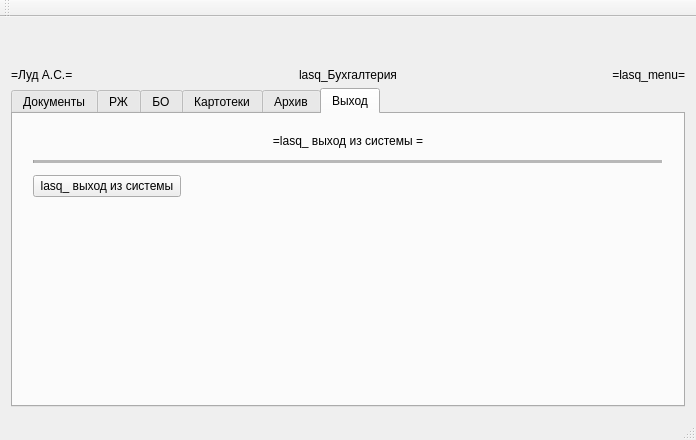
<?xml version="1.0" encoding="UTF-8"?>
<ui version="4.0">
 <class>lasq_menu</class>
 <widget class="QMainWindow" name="lasq_menu">
  <property name="geometry">
   <rect>
    <x>0</x>
    <y>0</y>
    <width>696</width>
    <height>440</height>
   </rect>
  </property>
  <property name="windowTitle">
   <string>lasq_menu</string>
  </property>
  <widget class="QWidget" name="centralWidget">
   <layout class="QVBoxLayout" name="verticalLayout">
    <item>
     <widget class="QLabel" name="lasq_menu_xxtxt1_l">
      <property name="sizePolicy">
       <sizepolicy hsizetype="Preferred" vsizetype="Preferred">
        <horstretch>0</horstretch>
        <verstretch>0</verstretch>
       </sizepolicy>
      </property>
      <property name="text">
       <string/>
      </property>
      <property name="alignment">
       <set>Qt::AlignCenter</set>
      </property>
     </widget>
    </item>
    <item>
     <widget class="QLabel" name="lasq_menu_xxtxt2_l">
      <property name="text">
       <string/>
      </property>
      <property name="alignment">
       <set>Qt::AlignCenter</set>
      </property>
     </widget>
    </item>
    <item>
     <layout class="QHBoxLayout" name="horizontalLayout">
      <item>
       <widget class="QLabel" name="lasq_menu_xxlas_l">
        <property name="sizePolicy">
         <sizepolicy hsizetype="Preferred" vsizetype="Preferred">
          <horstretch>0</horstretch>
          <verstretch>0</verstretch>
         </sizepolicy>
        </property>
        <property name="text">
         <string>=Луд А.С.=</string>
        </property>
       </widget>
      </item>
      <item>
       <widget class="QLabel" name="lasq_menu_xxtitle_l">
        <property name="text">
         <string>lasq_Бухгалтерия</string>
        </property>
        <property name="alignment">
         <set>Qt::AlignCenter</set>
        </property>
       </widget>
      </item>
      <item>
       <widget class="QLabel" name="lasq_menu_xxprg_l">
        <property name="text">
         <string>=lasq_menu=</string>
        </property>
        <property name="alignment">
         <set>Qt::AlignRight|Qt::AlignTrailing|Qt::AlignVCenter</set>
        </property>
       </widget>
      </item>
     </layout>
    </item>
    <item>
     <widget class="QTabWidget" name="lasq_menu_p">
      <property name="autoFillBackground">
       <bool>false</bool>
      </property>
      <property name="currentIndex">
       <number>5</number>
      </property>
      <widget class="QWidget" name="lasq_menu_dok_p">
       <property name="sizePolicy">
        <sizepolicy hsizetype="Preferred" vsizetype="Preferred">
         <horstretch>0</horstretch>
         <verstretch>0</verstretch>
        </sizepolicy>
       </property>
       <property name="autoFillBackground">
        <bool>false</bool>
       </property>
       <attribute name="title">
        <string>Документы</string>
       </attribute>
       <layout class="QVBoxLayout" name="verticalLayout_2">
        <property name="spacing">
         <number>12</number>
        </property>
        <property name="leftMargin">
         <number>20</number>
        </property>
        <property name="topMargin">
         <number>20</number>
        </property>
        <property name="rightMargin">
         <number>20</number>
        </property>
        <property name="bottomMargin">
         <number>20</number>
        </property>
        <item>
         <widget class="QLabel" name="lasq_menu_dok_title_l">
          <property name="sizePolicy">
           <sizepolicy hsizetype="Minimum" vsizetype="Fixed">
            <horstretch>0</horstretch>
            <verstretch>0</verstretch>
           </sizepolicy>
          </property>
          <property name="text">
           <string>=lasq_ ввод и разноска первичных документов =</string>
          </property>
          <property name="alignment">
           <set>Qt::AlignCenter</set>
          </property>
         </widget>
        </item>
        <item>
         <widget class="Line" name="lasq_menu_dok_rzd_l">
          <property name="frameShadow">
           <enum>QFrame::Sunken</enum>
          </property>
          <property name="lineWidth">
           <number>1</number>
          </property>
          <property name="midLineWidth">
           <number>4</number>
          </property>
          <property name="orientation">
           <enum>Qt::Horizontal</enum>
          </property>
         </widget>
        </item>
        <item>
         <widget class="QPushButton" name="lasq_menu_dok_cdstt_c">
          <property name="sizePolicy">
           <sizepolicy hsizetype="Maximum" vsizetype="Fixed">
            <horstretch>0</horstretch>
            <verstretch>0</verstretch>
           </sizepolicy>
          </property>
          <property name="text">
           <string> lasq_ввод текущей даты </string>
          </property>
         </widget>
        </item>
        <item>
         <widget class="Line" name="lasq_menu_dok_rzd1_l">
          <property name="orientation">
           <enum>Qt::Horizontal</enum>
          </property>
         </widget>
        </item>
        <item>
         <widget class="QPushButton" name="lasq_menu_dok_pdsxx_c">
          <property name="sizePolicy">
           <sizepolicy hsizetype="Fixed" vsizetype="Fixed">
            <horstretch>0</horstretch>
            <verstretch>0</verstretch>
           </sizepolicy>
          </property>
          <property name="text">
           <string> lasq_ввод и разноска первичного документа (ПД) </string>
          </property>
         </widget>
        </item>
        <item>
         <spacer name="verticalSpacer">
          <property name="orientation">
           <enum>Qt::Vertical</enum>
          </property>
          <property name="sizeHint" stdset="0">
           <size>
            <width>20</width>
            <height>40</height>
           </size>
          </property>
         </spacer>
        </item>
       </layout>
      </widget>
      <widget class="QWidget" name="lasq_menu_rj_p">
       <attribute name="title">
        <string>РЖ</string>
       </attribute>
       <layout class="QVBoxLayout" name="verticalLayout_3">
        <property name="spacing">
         <number>12</number>
        </property>
        <property name="leftMargin">
         <number>20</number>
        </property>
        <property name="topMargin">
         <number>20</number>
        </property>
        <property name="rightMargin">
         <number>20</number>
        </property>
        <property name="bottomMargin">
         <number>20</number>
        </property>
        <item>
         <widget class="QLabel" name="lasq_menu_rj_title_l">
          <property name="sizePolicy">
           <sizepolicy hsizetype="Minimum" vsizetype="Fixed">
            <horstretch>0</horstretch>
            <verstretch>0</verstretch>
           </sizepolicy>
          </property>
          <property name="text">
           <string>=lasq_ работа с рег журналом и книгой счетов =</string>
          </property>
          <property name="alignment">
           <set>Qt::AlignCenter</set>
          </property>
         </widget>
        </item>
        <item>
         <widget class="Line" name="lasq_menu_rj_rzd_l">
          <property name="frameShadow">
           <enum>QFrame::Sunken</enum>
          </property>
          <property name="lineWidth">
           <number>1</number>
          </property>
          <property name="midLineWidth">
           <number>4</number>
          </property>
          <property name="orientation">
           <enum>Qt::Horizontal</enum>
          </property>
         </widget>
        </item>
        <item>
         <widget class="QPushButton" name="lasq_menu_rj_rjsxx_c">
          <property name="sizePolicy">
           <sizepolicy hsizetype="Maximum" vsizetype="Fixed">
            <horstretch>0</horstretch>
            <verstretch>0</verstretch>
           </sizepolicy>
          </property>
          <property name="text">
           <string> lasq_регистрационный журнал (РЖ) </string>
          </property>
         </widget>
        </item>
        <item>
         <widget class="QPushButton" name="lasq_menu_rj_rjtks_c">
          <property name="sizePolicy">
           <sizepolicy hsizetype="Maximum" vsizetype="Fixed">
            <horstretch>0</horstretch>
            <verstretch>0</verstretch>
           </sizepolicy>
          </property>
          <property name="text">
           <string> lasq_формирование книги счетов из рег журнала </string>
          </property>
         </widget>
        </item>
        <item>
         <widget class="QPushButton" name="lasq_menu_rj_kssrr_c">
          <property name="sizePolicy">
           <sizepolicy hsizetype="Maximum" vsizetype="Fixed">
            <horstretch>0</horstretch>
            <verstretch>0</verstretch>
           </sizepolicy>
          </property>
          <property name="text">
           <string> lasq_книга счетов (КС) </string>
          </property>
         </widget>
        </item>
        <item>
         <spacer name="verticalSpacer_2">
          <property name="orientation">
           <enum>Qt::Vertical</enum>
          </property>
          <property name="sizeHint" stdset="0">
           <size>
            <width>20</width>
            <height>40</height>
           </size>
          </property>
         </spacer>
        </item>
       </layout>
      </widget>
      <widget class="QWidget" name="lasq_menu_bo_p">
       <attribute name="title">
        <string>БО</string>
       </attribute>
       <layout class="QVBoxLayout" name="verticalLayout_4">
        <property name="spacing">
         <number>12</number>
        </property>
        <property name="leftMargin">
         <number>20</number>
        </property>
        <property name="topMargin">
         <number>20</number>
        </property>
        <property name="rightMargin">
         <number>20</number>
        </property>
        <property name="bottomMargin">
         <number>20</number>
        </property>
        <item>
         <widget class="QLabel" name="lasq_menu_bo_title_l">
          <property name="sizePolicy">
           <sizepolicy hsizetype="Minimum" vsizetype="Fixed">
            <horstretch>0</horstretch>
            <verstretch>0</verstretch>
           </sizepolicy>
          </property>
          <property name="text">
           <string>=lasq_ формирование балансовой отчетности =</string>
          </property>
          <property name="alignment">
           <set>Qt::AlignCenter</set>
          </property>
         </widget>
        </item>
        <item>
         <widget class="Line" name="lasq_menu_bo_rzd_l">
          <property name="frameShadow">
           <enum>QFrame::Sunken</enum>
          </property>
          <property name="lineWidth">
           <number>1</number>
          </property>
          <property name="midLineWidth">
           <number>4</number>
          </property>
          <property name="orientation">
           <enum>Qt::Horizontal</enum>
          </property>
         </widget>
        </item>
        <item>
         <widget class="QPushButton" name="lasq_menu_bo_cdsff_c">
          <property name="sizePolicy">
           <sizepolicy hsizetype="Maximum" vsizetype="Fixed">
            <horstretch>0</horstretch>
            <verstretch>0</verstretch>
           </sizepolicy>
          </property>
          <property name="text">
           <string> lasq_ определение отчетных форм </string>
          </property>
         </widget>
        </item>
        <item>
         <widget class="Line" name="lasq_menu_bo_rzd1_l">
          <property name="orientation">
           <enum>Qt::Horizontal</enum>
          </property>
         </widget>
        </item>
        <item>
         <widget class="QPushButton" name="lasq_menu_bo_ksroo_c">
          <property name="sizePolicy">
           <sizepolicy hsizetype="Fixed" vsizetype="Fixed">
            <horstretch>0</horstretch>
            <verstretch>0</verstretch>
           </sizepolicy>
          </property>
          <property name="text">
           <string> lasq_ оборотно-сальдовая ведомость </string>
          </property>
         </widget>
        </item>
        <item>
         <widget class="QPushButton" name="lasq_menu_bo_ksrvv_c">
          <property name="sizePolicy">
           <sizepolicy hsizetype="Fixed" vsizetype="Fixed">
            <horstretch>0</horstretch>
            <verstretch>0</verstretch>
           </sizepolicy>
          </property>
          <property name="text">
           <string> lasq_ балансовая ведомость </string>
          </property>
         </widget>
        </item>
        <item>
         <widget class="QPushButton" name="lasq_menu_bo_ksrjj_c">
          <property name="sizePolicy">
           <sizepolicy hsizetype="Fixed" vsizetype="Fixed">
            <horstretch>0</horstretch>
            <verstretch>0</verstretch>
           </sizepolicy>
          </property>
          <property name="text">
           <string> lasq_ журнал-ордер </string>
          </property>
         </widget>
        </item>
        <item>
         <spacer name="verticalSpacer_3">
          <property name="orientation">
           <enum>Qt::Vertical</enum>
          </property>
          <property name="sizeHint" stdset="0">
           <size>
            <width>20</width>
            <height>40</height>
           </size>
          </property>
         </spacer>
        </item>
       </layout>
      </widget>
      <widget class="QWidget" name="lasq_menu_krt_p">
       <attribute name="title">
        <string>Картотеки</string>
       </attribute>
       <layout class="QVBoxLayout" name="verticalLayout_5">
        <property name="spacing">
         <number>12</number>
        </property>
        <property name="leftMargin">
         <number>20</number>
        </property>
        <property name="topMargin">
         <number>20</number>
        </property>
        <property name="rightMargin">
         <number>20</number>
        </property>
        <property name="bottomMargin">
         <number>20</number>
        </property>
        <item>
         <widget class="QLabel" name="lasq_menu_krt_title_l">
          <property name="sizePolicy">
           <sizepolicy hsizetype="Minimum" vsizetype="Fixed">
            <horstretch>0</horstretch>
            <verstretch>0</verstretch>
           </sizepolicy>
          </property>
          <property name="text">
           <string>=lasq_ сопровождение картотек(справочников) =</string>
          </property>
          <property name="alignment">
           <set>Qt::AlignCenter</set>
          </property>
         </widget>
        </item>
        <item>
         <widget class="Line" name="lasq_menu_krt_rzd_l">
          <property name="frameShadow">
           <enum>QFrame::Sunken</enum>
          </property>
          <property name="lineWidth">
           <number>1</number>
          </property>
          <property name="midLineWidth">
           <number>4</number>
          </property>
          <property name="orientation">
           <enum>Qt::Horizontal</enum>
          </property>
         </widget>
        </item>
        <item>
         <widget class="QPushButton" name="lasq_menu_krt_tosxx_c">
          <property name="sizePolicy">
           <sizepolicy hsizetype="Maximum" vsizetype="Fixed">
            <horstretch>0</horstretch>
            <verstretch>0</verstretch>
           </sizepolicy>
          </property>
          <property name="text">
           <string> lasq_ типовые операции (ТХО) </string>
          </property>
         </widget>
        </item>
        <item>
         <widget class="Line" name="lasq_menu_krt_rzd1_l">
          <property name="orientation">
           <enum>Qt::Horizontal</enum>
          </property>
         </widget>
        </item>
        <item>
         <widget class="QPushButton" name="lasq_menu_krt_cdsnn_c">
          <property name="sizePolicy">
           <sizepolicy hsizetype="Fixed" vsizetype="Fixed">
            <horstretch>0</horstretch>
            <verstretch>0</verstretch>
           </sizepolicy>
          </property>
          <property name="text">
           <string> lasq_ настройка АРМа </string>
          </property>
         </widget>
        </item>
        <item>
         <spacer name="verticalSpacer_4">
          <property name="orientation">
           <enum>Qt::Vertical</enum>
          </property>
          <property name="sizeHint" stdset="0">
           <size>
            <width>20</width>
            <height>40</height>
           </size>
          </property>
         </spacer>
        </item>
       </layout>
      </widget>
      <widget class="QWidget" name="lasq_menu_arch_p">
       <attribute name="title">
        <string>Архив</string>
       </attribute>
       <layout class="QVBoxLayout" name="verticalLayout_6">
        <property name="spacing">
         <number>12</number>
        </property>
        <property name="leftMargin">
         <number>20</number>
        </property>
        <property name="topMargin">
         <number>20</number>
        </property>
        <property name="rightMargin">
         <number>20</number>
        </property>
        <property name="bottomMargin">
         <number>20</number>
        </property>
        <item>
         <widget class="QLabel" name="lasq_menu_arch_title_l">
          <property name="sizePolicy">
           <sizepolicy hsizetype="Minimum" vsizetype="Fixed">
            <horstretch>0</horstretch>
            <verstretch>0</verstretch>
           </sizepolicy>
          </property>
          <property name="text">
           <string>=lasq_ ведение архивов =</string>
          </property>
          <property name="alignment">
           <set>Qt::AlignCenter</set>
          </property>
         </widget>
        </item>
        <item>
         <widget class="Line" name="lasq_menu_arch_rzd_l">
          <property name="frameShadow">
           <enum>QFrame::Sunken</enum>
          </property>
          <property name="lineWidth">
           <number>1</number>
          </property>
          <property name="midLineWidth">
           <number>4</number>
          </property>
          <property name="orientation">
           <enum>Qt::Horizontal</enum>
          </property>
         </widget>
        </item>
        <item>
         <widget class="QPushButton" name="lasq_menu_arch_xxssave_c">
          <property name="sizePolicy">
           <sizepolicy hsizetype="Maximum" vsizetype="Fixed">
            <horstretch>0</horstretch>
            <verstretch>0</verstretch>
           </sizepolicy>
          </property>
          <property name="text">
           <string> lasq_сохранение системы </string>
          </property>
         </widget>
        </item>
        <item>
         <widget class="QPushButton" name="lasq_menu_arch_xxsrest_c">
          <property name="sizePolicy">
           <sizepolicy hsizetype="Maximum" vsizetype="Fixed">
            <horstretch>0</horstretch>
            <verstretch>0</verstretch>
           </sizepolicy>
          </property>
          <property name="text">
           <string> lasq_восстановление системы </string>
          </property>
         </widget>
        </item>
        <item>
         <spacer name="verticalSpacer_5">
          <property name="orientation">
           <enum>Qt::Vertical</enum>
          </property>
          <property name="sizeHint" stdset="0">
           <size>
            <width>20</width>
            <height>40</height>
           </size>
          </property>
         </spacer>
        </item>
       </layout>
      </widget>
      <widget class="QWidget" name="lasq_menu_end_p">
       <attribute name="title">
        <string>Выход</string>
       </attribute>
       <layout class="QVBoxLayout" name="verticalLayout_7">
        <property name="spacing">
         <number>12</number>
        </property>
        <property name="leftMargin">
         <number>20</number>
        </property>
        <property name="topMargin">
         <number>20</number>
        </property>
        <property name="rightMargin">
         <number>20</number>
        </property>
        <property name="bottomMargin">
         <number>20</number>
        </property>
        <item>
         <widget class="QLabel" name="lasq_menu_end_title_l">
          <property name="sizePolicy">
           <sizepolicy hsizetype="Minimum" vsizetype="Fixed">
            <horstretch>0</horstretch>
            <verstretch>0</verstretch>
           </sizepolicy>
          </property>
          <property name="text">
           <string>=lasq_ выход из системы =</string>
          </property>
          <property name="alignment">
           <set>Qt::AlignCenter</set>
          </property>
         </widget>
        </item>
        <item>
         <widget class="Line" name="lasq_menu_end_rzd_l">
          <property name="frameShadow">
           <enum>QFrame::Sunken</enum>
          </property>
          <property name="lineWidth">
           <number>1</number>
          </property>
          <property name="midLineWidth">
           <number>4</number>
          </property>
          <property name="orientation">
           <enum>Qt::Horizontal</enum>
          </property>
         </widget>
        </item>
        <item>
         <widget class="QPushButton" name="lasq_menu_end_close_c">
          <property name="sizePolicy">
           <sizepolicy hsizetype="Maximum" vsizetype="Fixed">
            <horstretch>0</horstretch>
            <verstretch>0</verstretch>
           </sizepolicy>
          </property>
          <property name="text">
           <string> lasq_ выход из системы </string>
          </property>
         </widget>
        </item>
        <item>
         <spacer name="verticalSpacer_6">
          <property name="orientation">
           <enum>Qt::Vertical</enum>
          </property>
          <property name="sizeHint" stdset="0">
           <size>
            <width>20</width>
            <height>40</height>
           </size>
          </property>
         </spacer>
        </item>
       </layout>
      </widget>
     </widget>
    </item>
   </layout>
  </widget>
  <widget class="QMenuBar" name="menuBar">
   <property name="geometry">
    <rect>
     <x>0</x>
     <y>0</y>
     <width>696</width>
     <height>25</height>
    </rect>
   </property>
  </widget>
  <widget class="QToolBar" name="mainToolBar">
   <attribute name="toolBarArea">
    <enum>TopToolBarArea</enum>
   </attribute>
   <attribute name="toolBarBreak">
    <bool>false</bool>
   </attribute>
  </widget>
  <widget class="QStatusBar" name="statusBar"/>
 </widget>
 <layoutdefault spacing="6" margin="11"/>
 <resources/>
 <connections/>
</ui>
